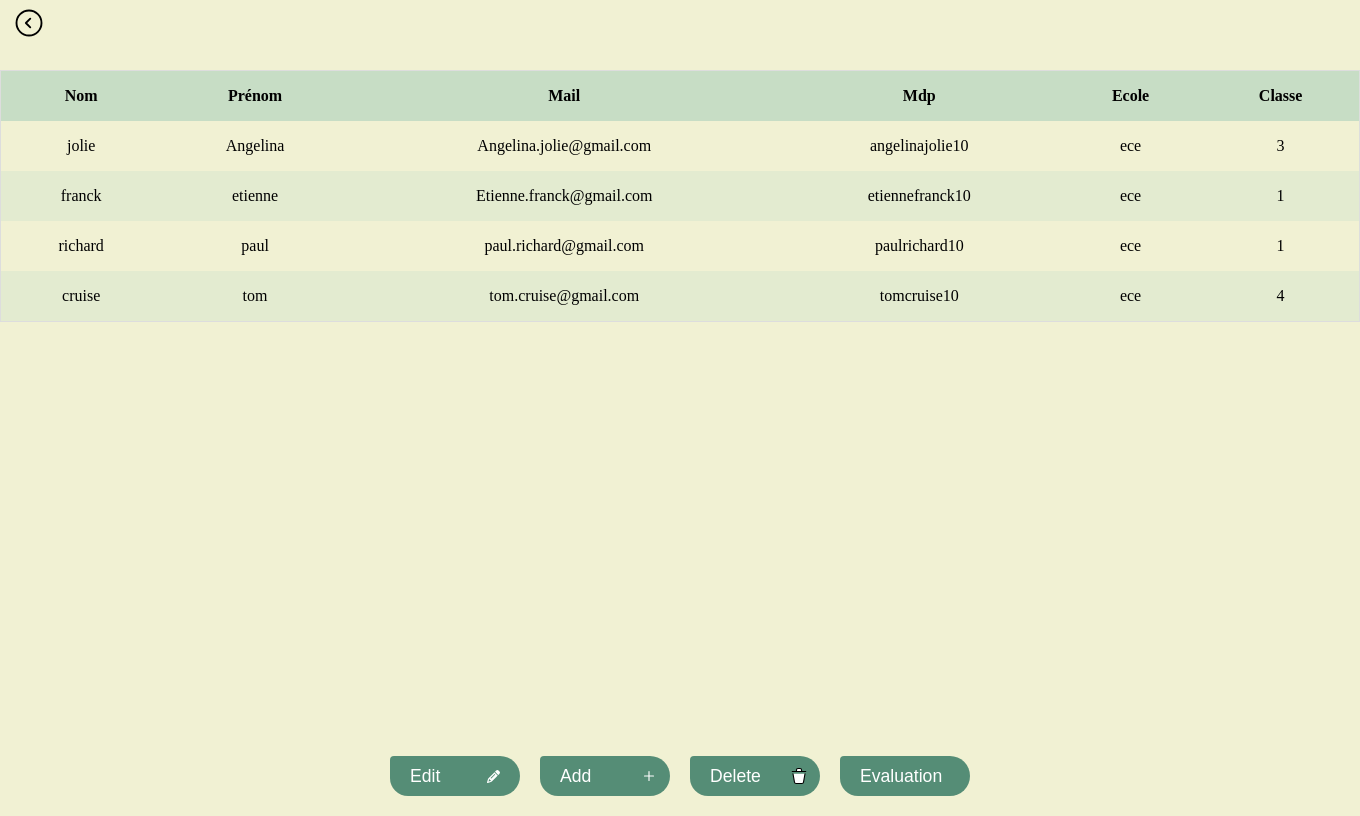
The app's page /Admin-Student.php with its own data.
### Admin-Student.php (the view, shortened to what this page needs)
<?php
function getDatabaseConnection()
{
    try {
        $bdd = new PDO('mysql:host=localhost;dbname=skillzz;charset=utf8', 'root', 'root', array(PDO::ATTR_ERRMODE => PDO::ERRMODE_EXCEPTION));
        return $bdd;
    } catch (Exception $e) {
        die('Erreur : ' . $e->getMessage());
    }
}
function getAllUsers()
{
    $bdd = getDatabaseConnection();
    $requete = 'SELECT * FROM elève';
    $rows = $bdd->query($requete);
    return $rows;
}
?>
<!DOCTYPE html>
<html lang="en">
<head>
    <link rel="stylesheet" href="Table.css">
</head>
<body>
    <?php
    $users = getAllUsers();
    ?>
    <div id="back">
    </div>
    <div class="table-container" id="table">
        <table>
            <thead>
                <tr>
                    <th>Nom</th>
                    <th>Prénom</th>
                    <th>Mail</th>
                    <th>Mdp</th>
                    <th>Ecole</th>
                    <th>Classe</th>
                </tr>
            </thead>
            <tbody>
                <?php foreach ($users as $ligne): ?>
                    <tr>
                        <td>
                            <?php echo $ligne['nom']; ?>
                        </td>
                        <td>
                            <?php echo $ligne['prénom']; ?>
                        </td>
                        <td>
                            <?php echo $ligne['mailE']; ?>
                        </td>
                        <td>
                            <?php echo $ligne['mdp']; ?>
                        </td>
                        <td>
                            <?php echo $ligne['école']; ?>
                        </td>
                        <td>
                            <?php echo $ligne['numClasse']; ?>
                        </td>
                    </tr>
                <?php endforeach; ?>
            </tbody>
        </table>
    </div>
    <div class="btn-container">
        <button class="Btn" id="f-edit">Edit
        </button>
        <button class="Btn" id="f-add">Add
            <svg id="add" class="svg" width="24px" height="24px" stroke-width="1.5" viewBox="0 0 24 24" fill="white"
                xmlns="http://www.w3.org/2000/svg" color="#ffffff">
                <path d="M6 12h6m6 0h-6m0 0V6m0 6v6" stroke="#ffffff" stroke-width="1.5" stroke-linecap="round"
                    stroke-linejoin="round"></path>
            </svg>
        </button>
        <button class="Btn" id="f-delete">Delete
        </button>
        <button class="Btn" id="f-evalP">Evaluation
        </button>
    </div>
</body>
</html>

### Table.css (style rules this page uses)
body { display: flex; justify-content: center; min-height: 100vh; background: #F1F1D3; overflow-x: hidden; }
#back { position: fixed; top: 1%; left: 1%; cursor: pointer; z-index: 999; }
.table-container { display: block; width: 100%; position: absolute; top: 70px; }
table { border-collapse: collapse; border-spacing: 0; width: 100%; border: 1px solid #ddd; margin-bottom: 20px; }
thead tr { background-color: #C7DDC5; }
th, td { text-align: center; padding: 16px; }
tr:nth-child(even) { background-color: #E3EBD0; }
.btn-container { display: flex; position: fixed; bottom: 10px; left: 50%; transform: translateX(-50%); }
.Btn { position: relative; display: flex; align-items: center; justify-content: flex-start; width: 130px; height: 40px; border: none; padding: 0 20px; margin: 10px; background-color: #558d76; color: #fff; font-size: 1.1em; cursor: pointer; border-radius: 10px 50px 50px 45px; transition: all .4s; }
.svg { width: 13px; position: absolute; right: 0; margin-right: 20px; fill: white; transition-duration: .4s; }
#delete, #add { width: 18px; margin-right: 12px; }

### records on screen
elève: nom "jolie", prénom "Angelina", mailE "Angelina.jolie@gmail.com", mdp "angelinajolie10", école "ece", numClasse "3"
elève: nom "franck", prénom "etienne", mailE "Etienne.franck@gmail.com", mdp "etiennefranck10", école "ece", numClasse "1"
elève: nom "richard", prénom "paul", mailE "paul.richard@gmail.com", mdp "paulrichard10", école "ece", numClasse "1"
elève: nom "cruise", prénom "tom", mailE "tom.cruise@gmail.com", mdp "tomcruise10", école "ece", numClasse "4"
